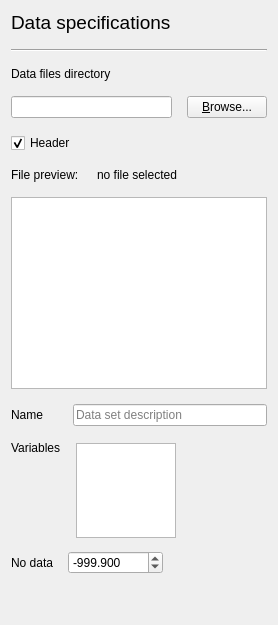
         <widget class="QWidget" name="DataLoad">
          <layout class="QVBoxLayout" name="verticalLayout_8">
           <property name="spacing">
            <number>15</number>
           </property>
           <item>
            <layout class="QVBoxLayout" name="verticalLayout_5">
             <item>
              <widget class="QLabel" name="label_7">
               <property name="font">
                <font>
                 <pointsize>14</pointsize>
                 <weight>50</weight>
                 <bold>false</bold>
                </font>
               </property>
               <property name="text">
                <string>Data specifications</string>
               </property>
              </widget>
             </item>
             <item>
              <widget class="Line" name="line">
               <property name="orientation">
                <enum>Qt::Horizontal</enum>
               </property>
              </widget>
             </item>
            </layout>
           </item>
           <item>
            <layout class="QVBoxLayout" name="verticalLayout_6">
             <item>
              <widget class="QLabel" name="DL_labelDataPath">
               <property name="autoFillBackground">
                <bool>false</bool>
               </property>
               <property name="text">
                <string>Data files directory</string>
               </property>
              </widget>
             </item>
             <item>
              <layout class="QHBoxLayout" name="horizontalLayout">
               <item>
                <widget class="QLineEdit" name="DL_lineDataPath"/>
               </item>
               <item>
                <widget class="QPushButton" name="DL_buttonDataPath">
                 <property name="text">
                  <string>&amp;Browse...</string>
                 </property>
                </widget>
               </item>
              </layout>
             </item>
            </layout>
           </item>
           <item>
            <widget class="QCheckBox" name="DL_checkHeader">
             <property name="text">
              <string>Header</string>
             </property>
             <property name="checked">
              <bool>true</bool>
             </property>
             <property name="tristate">
              <bool>false</bool>
             </property>
            </widget>
           </item>
           <item>
            <layout class="QVBoxLayout" name="verticalLayout_3">
             <item>
              <layout class="QHBoxLayout" name="horizontalLayout_24">
               <item>
                <widget class="QLabel" name="DL_labelDataPreview">
                 <property name="text">
                  <string>File preview: </string>
                 </property>
                </widget>
               </item>
               <item>
                <widget class="QLabel" name="DL_labelDataPathPreview">
                 <property name="sizePolicy">
                  <sizepolicy hsizetype="Preferred" vsizetype="Preferred">
                   <horstretch>1</horstretch>
                   <verstretch>0</verstretch>
                  </sizepolicy>
                 </property>
                 <property name="text">
                  <string>no file selected</string>
                 </property>
                </widget>
               </item>
              </layout>
             </item>
             <item>
              <widget class="QPlainTextEdit" name="DL_plainDataPreview">
               <property name="documentTitle">
                <string>Data file preview</string>
               </property>
               <property name="lineWrapMode">
                <enum>QPlainTextEdit::NoWrap</enum>
               </property>
               <property name="readOnly">
                <bool>true</bool>
               </property>
              </widget>
             </item>
            </layout>
           </item>
           <item>
            <layout class="QHBoxLayout" name="horizontalLayout_16">
             <property name="spacing">
              <number>30</number>
             </property>
             <item>
              <widget class="QLabel" name="DL_labelDataName">
               <property name="enabled">
                <bool>true</bool>
               </property>
               <property name="text">
                <string>Name</string>
               </property>
              </widget>
             </item>
             <item>
              <widget class="QLineEdit" name="DL_lineDataName">
               <property name="enabled">
                <bool>true</bool>
               </property>
               <property name="placeholderText">
                <string>Data set description</string>
               </property>
              </widget>
             </item>
            </layout>
           </item>
           <item>
            <layout class="QHBoxLayout" name="horizontalLayout_18">
             <item>
              <widget class="QLabel" name="DL_labelVarNames">
               <property name="enabled">
                <bool>true</bool>
               </property>
               <property name="sizePolicy">
                <sizepolicy hsizetype="Preferred" vsizetype="Preferred">
                 <horstretch>0</horstretch>
                 <verstretch>0</verstretch>
                </sizepolicy>
               </property>
               <property name="text">
                <string>Variables</string>
               </property>
               <property name="alignment">
                <set>Qt::AlignLeading|Qt::AlignLeft|Qt::AlignTop</set>
               </property>
              </widget>
             </item>
             <item>
              <widget class="QListWidget" name="DL_listVarNames">
               <property name="sizePolicy">
                <sizepolicy hsizetype="Expanding" vsizetype="Expanding">
                 <horstretch>0</horstretch>
                 <verstretch>0</verstretch>
                </sizepolicy>
               </property>
               <property name="minimumSize">
                <size>
                 <width>100</width>
                 <height>95</height>
                </size>
               </property>
               <property name="maximumSize">
                <size>
                 <width>81</width>
                 <height>91</height>
                </size>
               </property>
               <property name="dragEnabled">
                <bool>true</bool>
               </property>
               <property name="dragDropMode">
                <enum>QAbstractItemView::InternalMove</enum>
               </property>
               <property name="alternatingRowColors">
                <bool>true</bool>
               </property>
              </widget>
             </item>
             <item>
              <spacer name="horizontalSpacer">
               <property name="orientation">
                <enum>Qt::Horizontal</enum>
               </property>
               <property name="sizeHint" stdset="0">
                <size>
                 <width>40</width>
                 <height>20</height>
                </size>
               </property>
              </spacer>
             </item>
            </layout>
           </item>
           <item>
            <layout class="QHBoxLayout" name="horizontalLayout_2">
             <item>
              <widget class="QLabel" name="DL_labelNoData">
               <property name="text">
                <string>No data</string>
               </property>
              </widget>
             </item>
             <item>
              <widget class="QDoubleSpinBox" name="DL_spinNoData">
               <property name="decimals">
                <number>3</number>
               </property>
               <property name="minimum">
                <double>-1000000000.000000000000000</double>
               </property>
               <property name="maximum">
                <double>1000000000.000000000000000</double>
               </property>
               <property name="value">
                <double>-999.899999999999977</double>
               </property>
              </widget>
             </item>
             <item>
              <spacer name="horizontalSpacer_14">
               <property name="orientation">
                <enum>Qt::Horizontal</enum>
               </property>
               <property name="sizeHint" stdset="0">
                <size>
                 <width>40</width>
                 <height>20</height>
                </size>
               </property>
              </spacer>
             </item>
            </layout>
           </item>
           <item>
            <spacer name="verticalSpacer_2">
             <property name="orientation">
              <enum>Qt::Vertical</enum>
             </property>
             <property name="sizeHint" stdset="0">
              <size>
               <width>20</width>
               <height>40</height>
              </size>
             </property>
            </spacer>
           </item>
          </layout>
         </widget>
